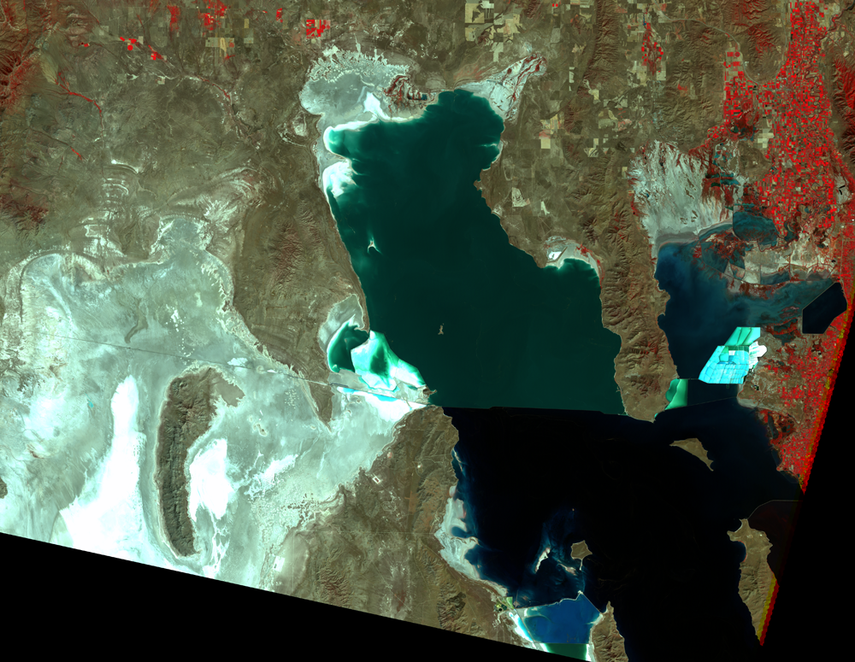
#> input picture SaltLakeUSA/9-6-1999-main(chs.-4,3,2).png, 855 x 662 px, shrunk from 1000 x 775 before the run, found by its file name
$ python less.py
#> lines starting #> are read from the running program, lines starting #| are printed output that depends on the picture
import numpy as np
import matplotlib.pyplot as plt
import skimage.io as io

from copy import deepcopy

pic = io.imread('9-6-1999-main(chs.-4,3,2).png')
#> pic is the input picture: shape (662, 855, 3); mean R, G, B 79, 90.6, 73.3

red_channel = deepcopy(pic)
green_channel = deepcopy(pic)
blue_channel = deepcopy(pic)

red_channel[:,:,1]=0
red_channel[:,:,2]=0

green_channel[:,:,0]=0
green_channel[:,:,2]=0

blue_channel[:,:,0]=0
blue_channel[:,:,1]=0
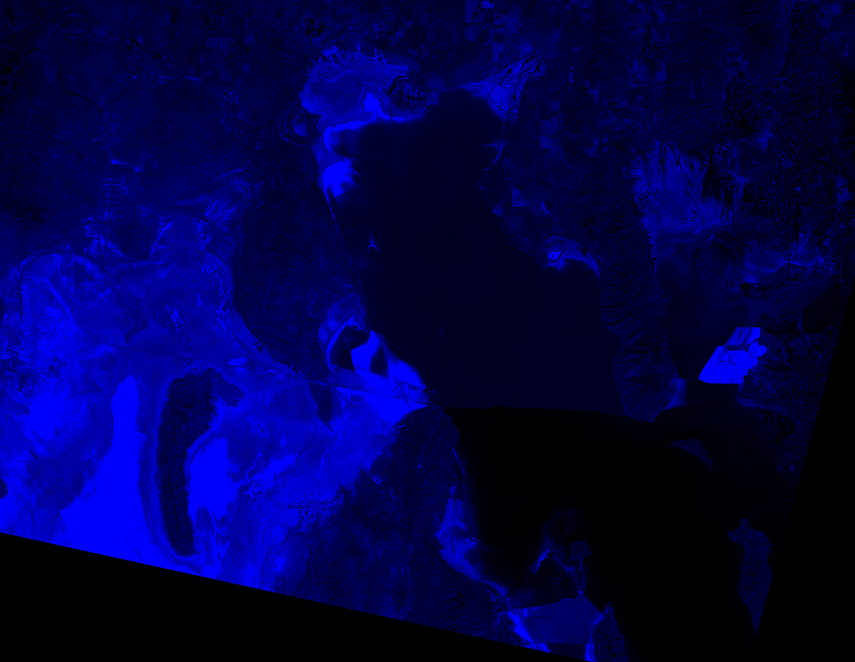
#> blue_channel: shape (662, 855, 3); mean R, G, B 0, 0, 73.3

fig, ax = plt.subplots(ncols=2, nrows=2)

ax[0,0].imshow(pic)
ax[0,0].set_title('Original')

ax[0,1].imshow(red_channel)
ax[0,1].set_title('Red Channel')

ax[1,0].imshow(green_channel)
ax[1,0].set_title('Green Channel')

ax[1,1].imshow(blue_channel)
ax[1,1].set_title('Blue Channel')


plt.show()


import skimage.filters as sk_filters
image = io.imread('6_8-19-2018_LakePowell_Main.png', as_gray=True)
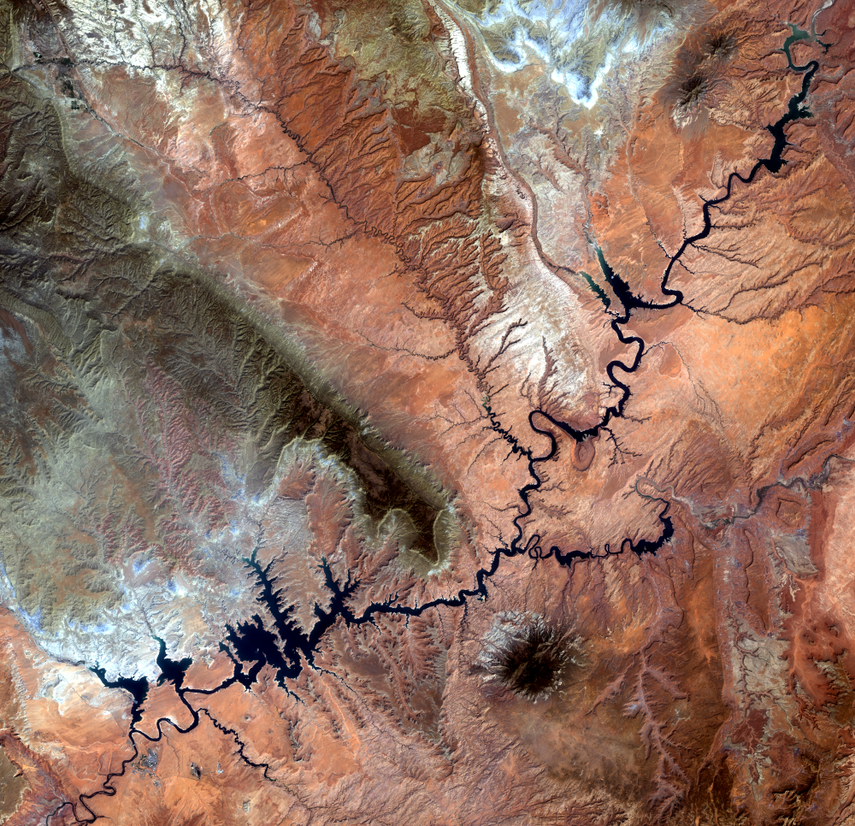
#> input picture lakePowell/6_8-19-2018_LakePowell_Main.png, 855 x 826 px, shrunk from 1000 x 966 before the run, found by its file name
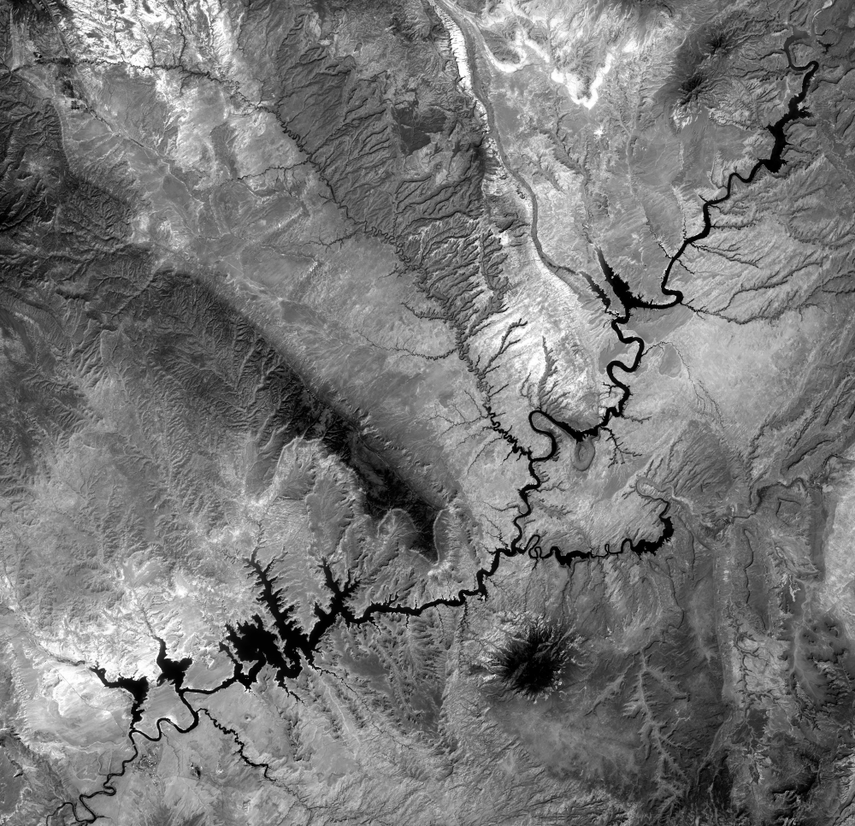
#> image: shape (826, 855) float64; min 0, max 1, mean 0.468

result = sk_filters.roberts(image)
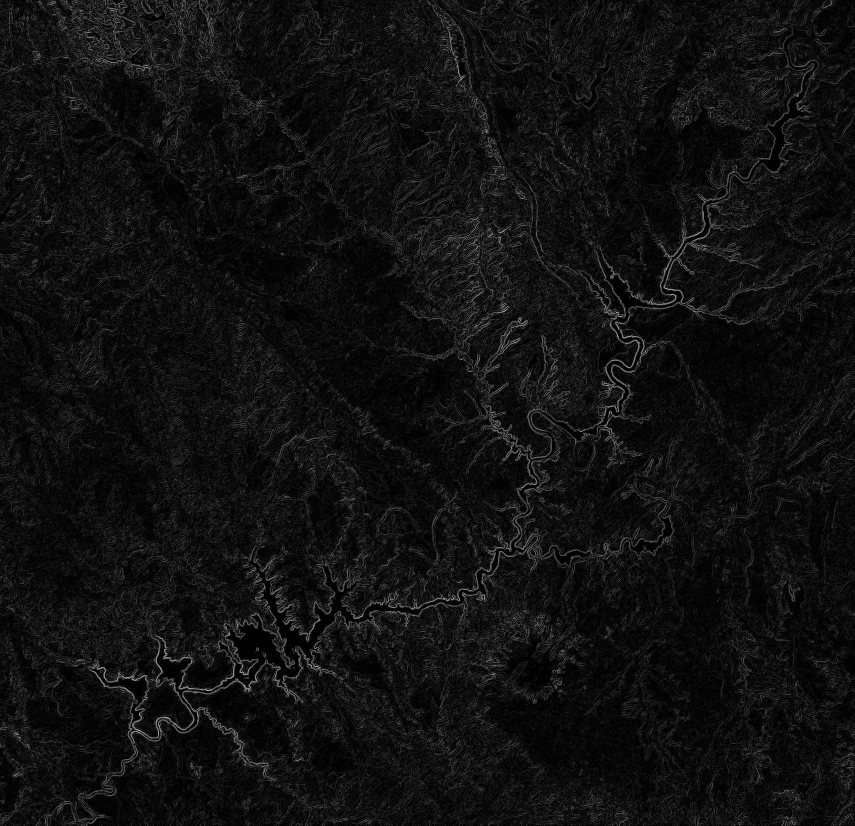
#> result: shape (826, 855) float64; min 0, max 0.731, mean 0.0663
plt.imshow(result, cmap='Greys')
plt.title('Roberts Edge Detection')
plt.show()


result = sk_filters.sobel(image)
plt.imshow(result, cmap='hot')
plt.title('sobel Edge Detection')
plt.show()


result = sk_filters.scharr(image)
plt.imshow(result, cmap='Wistia')
plt.title('scharr Edge Detection')
plt.show()


result = sk_filters.prewitt(image)
plt.imshow(result, cmap='cool')
plt.title('Prewitt Method')
plt.show()


#canny edge detection
import cv2
img = cv2.imread('10-22-2013_main(chs. 5,4,3).png',0)
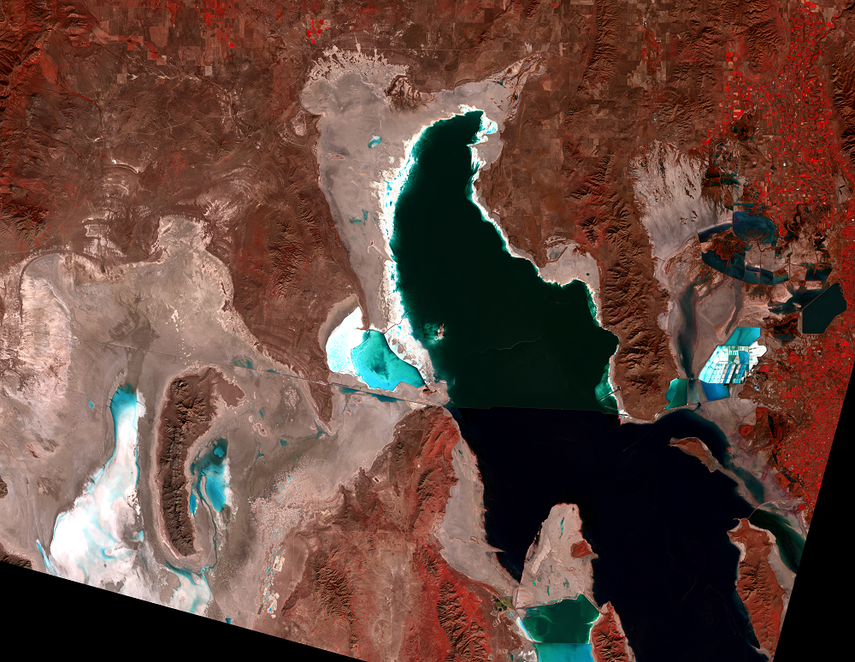
#> input picture SaltLakeUSA/10-22-2013_main(chs. 5,4,3).png, 855 x 662 px, shrunk from 1000 x 774 before the run, found by its file name
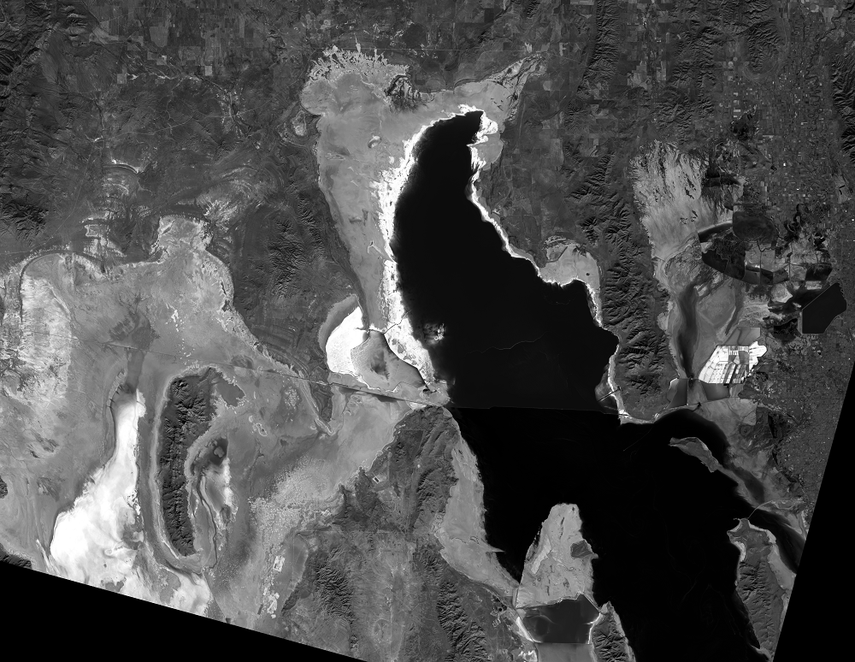
#> img: shape (662, 855); min 0, max 255, mean 77.7
edges = cv2.Canny(img,100,200)
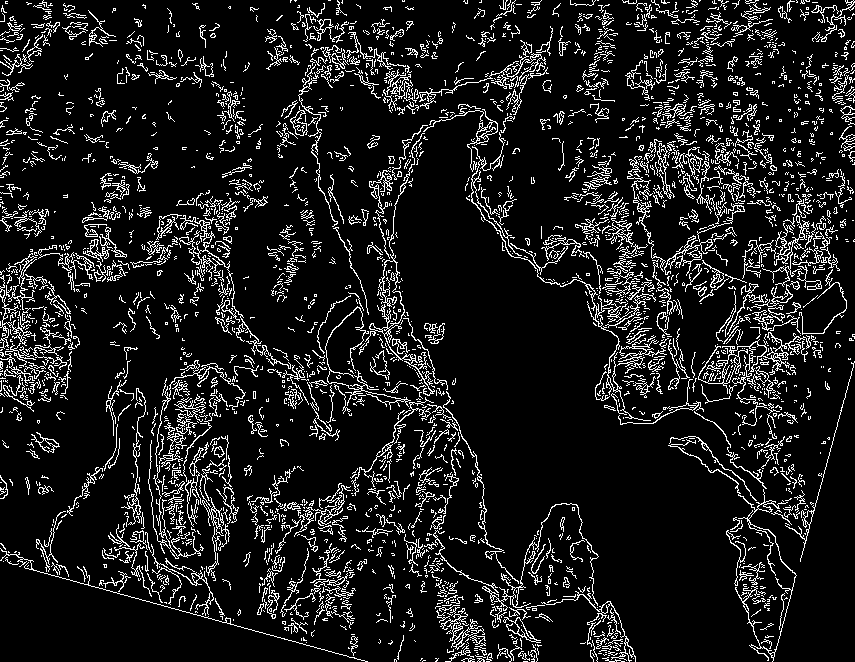
#> edges: shape (662, 855); 10.9% white in thin lines or dots

plt.subplot(121),plt.imshow(img,cmap = 'gray')
plt.title('Original Image'), plt.xticks([]), plt.yticks([])
plt.subplot(122),plt.imshow(edges,cmap = 'gray')
plt.title('Edge Image'), plt.xticks([]), plt.yticks([])

plt.show()
